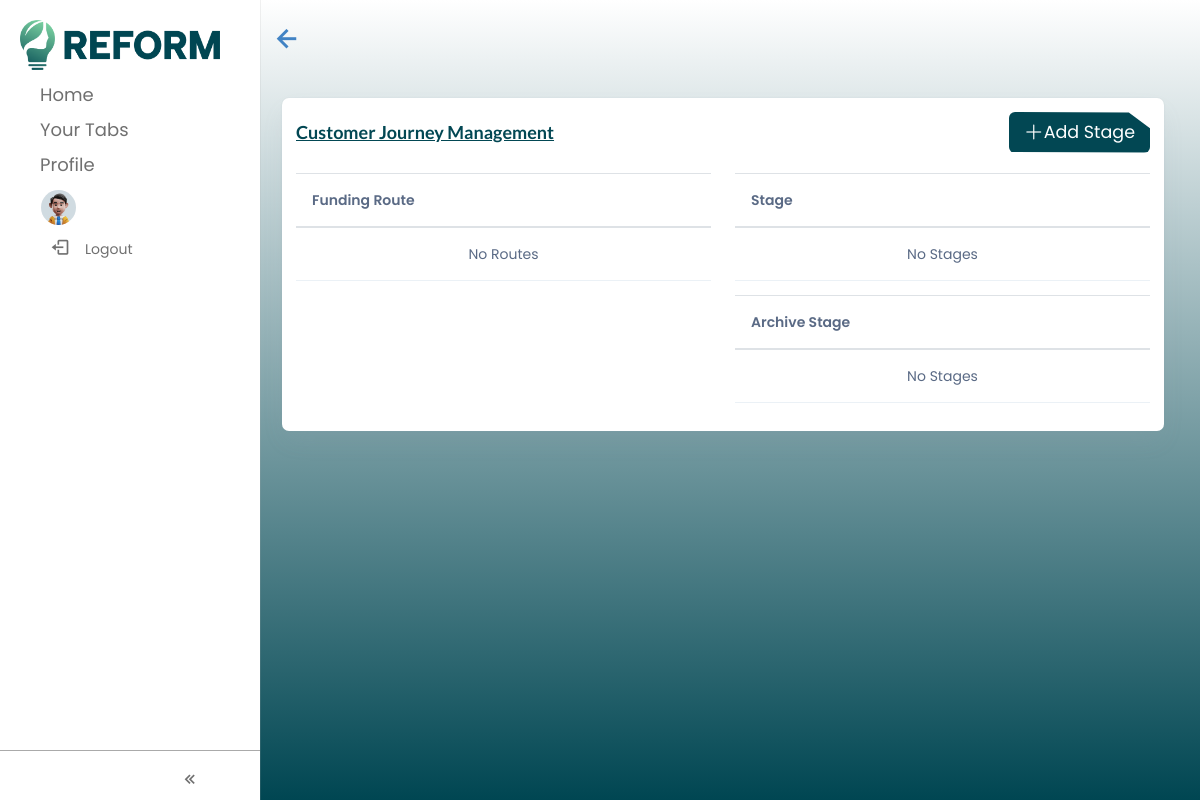
Before: /customer_journey with the older database file.
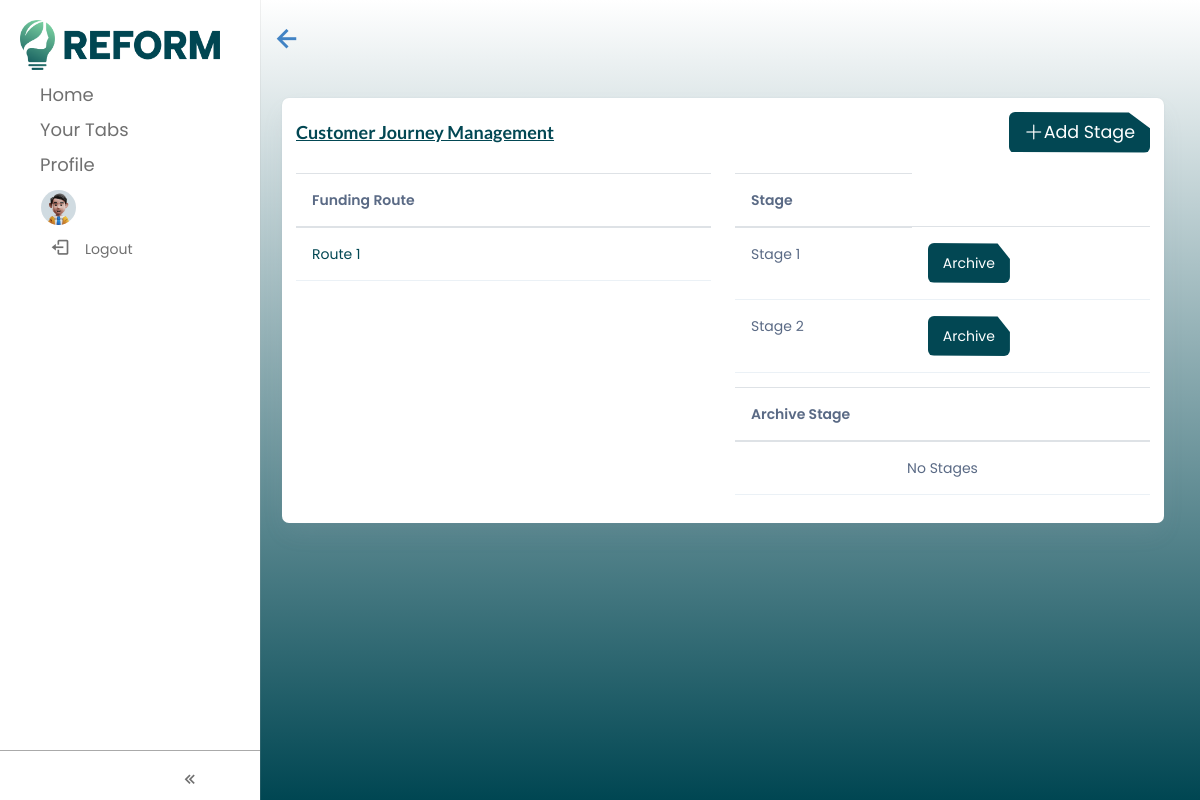
After: the same page with the newer database file.
### funding_route_app/models.py (models this page shows, shortened)
class Route(models.Model):
    name = models.CharField(max_length=999, blank= True, null=True)
    managed_by = models.CharField(max_length=999, blank= True, null=True)
    main_contact = models.CharField(max_length=999, blank= True, null=True)
    telephone = models.CharField(max_length=15, blank= True, null=True)
    email = models.EmailField(max_length=255)
    council = models.ManyToManyField('region_app.Councils',related_name='routes')
    description = models.CharField(max_length=999, blank= True, null=True)
    documents = models.ManyToManyField('home.Document',related_name='route')
    order = models.IntegerField(blank=True, null=True)
    global_archive = models.BooleanField(default=False)
    product = models.ManyToManyField("product_app.Product", related_name="route")

### home/models.py (models this page shows, shortened)
class Stage(models.Model):
    name = models.CharField(max_length=999, blank= True, null=True)
    council = models.ForeignKey('region_app.Councils', related_name='stage', on_delete=models.CASCADE, null=True)
    order = models.IntegerField(blank=True, null=True)
    description = models.CharField(max_length=999, blank=True, null=True)
    fields = models.JSONField(blank= True, null=True)
    client = models.ForeignKey('client_app.Clients', related_name='stage', on_delete=models.CASCADE, null=True)
    global_archive = models.BooleanField(default=False)
    documents = models.ManyToManyField(
        "home.Document", related_name="stage",
    )
    templateable = models.BooleanField(default=False)
    question = models.ManyToManyField("question_actions_requirements_app.Questions", related_name="stage")

### customer_journey_app/views.py (the view)
# urls.py: path("customer_journey", views.customer_journey, name="customer_journey"),
def customer_journey(request):
    routes = Route.objects.all().filter(global_archive=False)
    stages = Stage.objects.all().filter(global_archive=False)
    archived_stages = Stage.objects.all().filter(global_archive=True)
    return render(request, "home/customer_journey.html", {"funding_routes": routes, "stages":stages, "archived_stages":archived_stages})

### customer_journey_app/templates/home/customer_journey.html (shortened to what this page needs)
{% extends 'base.html' %} {% load static %} {% block content %}
<div class="row container-fluid">
  <div class="container-fluid pt-4">
    <div class="card p-0">
      <div class="card-body p-3 m-0">
        <div
          class="d-sm-flex d-block align-items-center justify-content-between mb-9"
        >
          <div class="mb-3 mb-sm-0">
            <a href="{% url 'customer_journey_app:customer_journey' %}">
              <h5
                class="card-title fw-semibold text-primary text-decoration-underline"
              >
                Customer Journey Management
              </h5></a
            >
          </div>
          <div>
            <a class="reform_btn fs-6" href="/add_stage">
              <i class="bi bi-plus-lg"></i> Add Stage
            </a>
          </div>
        </div>
        <div class="row">
          <div style="overflow-x: auto" class="col-6">
            <table class="table" style="overflow-x: auto">
              <thead>
                <tr>
                  <th>Funding Route</th>
                </tr>
              </thead>
              <tbody>
                {% if funding_routes %} {% for route in funding_routes %}
                <tr>
                  <td><a class="text-primary" href="{% url 'customer_journey_app:cj_route' route.id %}">{{ route.name }}</a></td>
                </tr>
                {% endfor %} {% else %}
                <tr
                  class="text-center display-flex align-items-center justify-content-center"
                >
                  <td colspan="9" class="text-center">No Routes</td>
                </tr>
                {% endif %}
              </tbody>
            </table>
          </div>
          <div style="overflow-x: auto" class="col-6">
            <table class="table" style="overflow-x: auto">
              <thead>
                <tr>
                  <th>Stage</th>
                </tr>
              </thead>
              <tbody>
                {% if stages %} {% for stage in stages %}
                <tr>
                  <td>{{ stage.name }}</td>
                  <td><a class="reform_btn " href="/archive_global_stage/{{stage.id}}">
                    {% if stage.global_archive %}
                      Unarchive
                    {% else %}
                      Archive
                    {% endif %}
                  </a></td>
                </tr>
                {% endfor %} {% else %}
                <tr
                  class="text-center display-flex align-items-center justify-content-center"
                >
                  <td colspan="9" class="text-center">No Stages</td>
                </tr>
                {% endif %}
              </tbody>
            </table>
            <table class="table" style="overflow-x: auto">
              <thead>
                <tr>
                  <th>Archive Stage</th>
                </tr>
              </thead>
              <tbody>
                {% if archived_stages %} {% for stage in archived_stages %}
                <tr>
                  <td>{{ stage.name }}</td>
                  <td><a class="reform_btn" href="/archive_global_stage/{{stage.id}}">
                    {% if stage.global_archive %}
                      Unarchive
                    {% else %}
                      Archive
                    {% endif %}
                  </a></td>
                </tr>
                {% endfor %} {% else %}
                <tr
                  class="text-center display-flex align-items-center justify-content-center"
                >
                  <td colspan="9" class="text-center">No Stages</td>
                </tr>
                {% endif %}
              </tbody>
            </table>
          </div>
        </div>
      </div>
    </div>
  </div>
</div>
{% endblock %}

Changed rows visible on the page:
added Route: name "Route 1"
added Stage: name "Stage 1", global_archive "Archive"
added Stage: name "Stage 2", global_archive "Archive"
Other visible differences:
text no longer shown: "No Routes No Stages"
